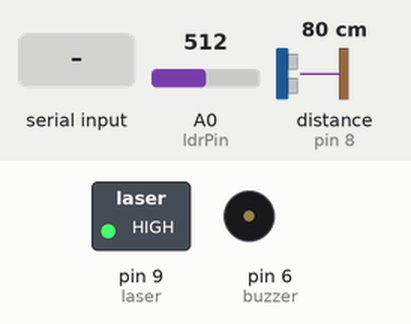
Bench run of a sketch on a simulated Arduino Uno, built with avr-gcc and run on an emulated ATmega328P. Parts: switched loads named in the sketch (green lamp = pin HIGH), buzzer (waves = sounding, pin HIGH). Wiring (inferred from the names in the program): ultrasonic range finder: trigger pin 7; echo pin 8. The test bench sets the inputs (shaded band); at power-on: A0 (ldrPin) = 512, distance to the obstacle (sensor on pin 8) 80 cm. The echo pulse lasts 58.3 µs per cm; pins used as bus, display or sensor lines are not drawn; what the sketch prints to the serial monitor is not drawn.

Above: at 1.8 s.
1.9 s: "0" received over the second serial link
Timing chart, 0 to 4.9 s (numbered marks = the images above; inputs shaded):
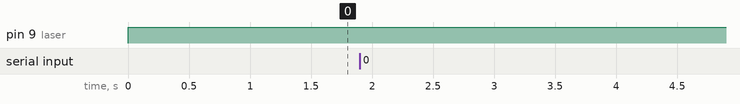

The sketch:

smart_content_aware_dustbin.ino
```cpp
#include <SoftwareSerial.h>

//defining the pins
SoftwareSerial BTserial(10, 11); // RX | TX
const int trigPin = 7; // Trigger Pin of Ultrasonic Sensor
const int echoPin = 8; // Echo Pin of Ultrasonic Sensor
const int laser = 9; // laser pin
const int buzzer = 6;// buzzer pin
const int ldrPin = A0;// ldr pin
//distances
const int DISTANCE_THRESHOLD = 10; //distance to turn buzzer on if it passes..
int percentage,x,per;

void setup() {
   Serial.begin(9600); // Starting Serial Terminal
   BTserial.begin(9600);// starting bluetooth terminal
   pinMode(laser,OUTPUT);
   pinMode(buzzer,OUTPUT);
   pinMode(ldrPin, INPUT);
   pinMode(trigPin, OUTPUT);
   pinMode(echoPin, INPUT);
}

void loop() {
 digitalWrite(laser,HIGH);// turn on laser..
 int ldrValue = analogRead(ldrPin);

  long duration, inches, cm;
   digitalWrite(trigPin, LOW);
   delayMicroseconds(2);
   digitalWrite(trigPin, HIGH);
   delayMicroseconds(10);
   digitalWrite(trigPin, LOW);

   duration = pulseIn(echoPin, HIGH);
   cm = microsecondsToCentimeters(duration);

    if (cm ==48){
    x = 48;
   }
   else if (cm ==49){
    x = 49;
   }
   else if (cm ==50){
    x = 50;
   }
  else if (cm ==51){
    x = 51;
   }
   else if (cm ==49){
    x = 49;
   }

   else if (cm ==52){
    x = 52;
   }
   else if (cm <0){
    BTserial.print("  THE DUSTBIN IS OPENED  ");
   }
   else if (cm >52){
    BTserial.print("  THE DUSTBIN IS OPENED  ");
   }
   else{
   }
   percentage = (cm*100)/x;
   per = 100 - percentage;

 while (BTserial.available()) {
    char command = BTserial.read();
    Serial.println(command);
    switch (command) {
      case 'STOP':
        stop(); // call the stop() function when 'STOP' is received
        break;
      case 'D2':
        delay2();
        break;
      case 'D3':
        delay3();
        break;
      case 'D4':
        delay3();
        break;
    }
  }


//   //printing
//    Serial.print("ldrvalue : ");
//    Serial.print(ldrValue);
//    Serial.print("   //  ");
//    BTserial.print("ldrvalue : ");
//    BTserial.print(ldrValue);
//    BTserial.print("  //  ");
//    Serial.print("centimeters : ");
//    Serial.print(cm);
//    Serial.print("   //  ");
    Serial.print("percentage : ");
    Serial.print(per);
    Serial.print(" %");

    BTserial.print("percentage : ");
    BTserial.print(per);
    BTserial.print(" %");
   Serial.println();
   BTserial.println();
   delay(1000);
   //tone(buzzer,2000);

if(cm < DISTANCE_THRESHOLD and ldrValue < 200 ) {
  full();
  }
else {
  BTserial.println("EMPTY");
  Serial.println("EMPTY");
  noTone(buzzer);
}
}
long microsecondsToCentimeters(long microseconds) {
   return microseconds / 29 / 2;
}


void full(){

    tone(buzzer,2000);
    BTserial.println("    STREAT A   ");
    BTserial.println("FULL");
    Serial.println("FULL");
}
void stop() {
  noTone(buzzer); // stop the buzzer
  Serial.println("FULL"); // print "FULL" to the serial terminal
  BTserial.println("FULL"); // print "FULL" to the Bluetooth terminal
}

void delay2() {
noTone(buzzer);
delay(2000);
full();
}
void delay3() {
noTone(buzzer);
delay(3000);
full();
}
void delay4() {
noTone(buzzer);
delay(4000);
full();
}
```

Measured:
- after the input at 1.9 s, every drawn part: stays the same
